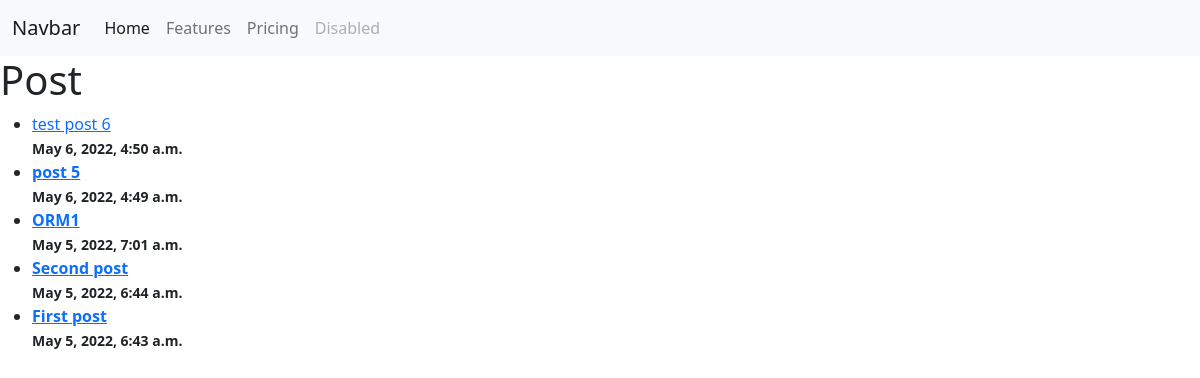
Before: / with the older database file.
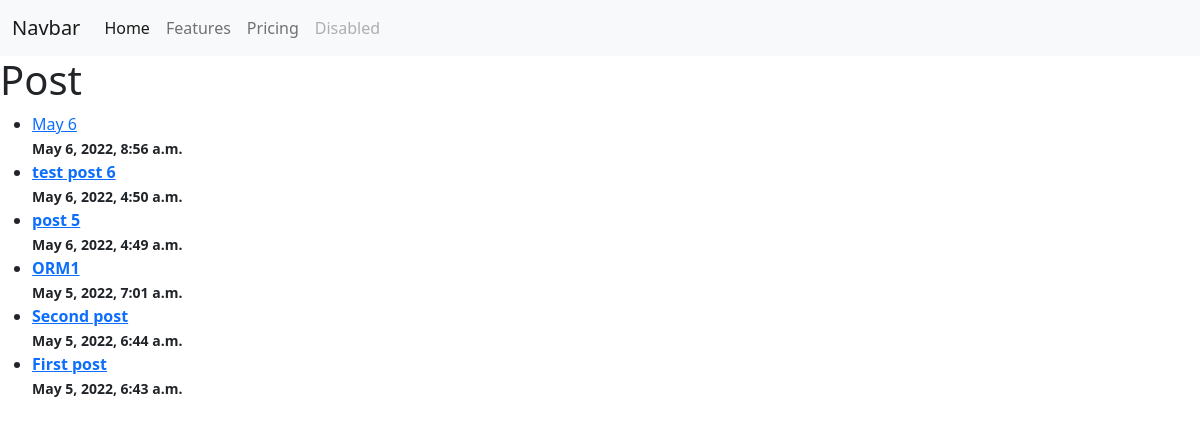
After: the same page with the newer database file.
### blog/models.py (models this page shows, shortened)
class Post(models.Model):
    title = models.CharField(max_length=255)
    content = models.TextField()
    published_date = models.DateTimeField(auto_now_add=True)
    slug = models.SlugField(blank=True, null=True)

### blog/views.py (the view)
# urls.py: path('', home_view, name="home"),
def home_view(request):
    post_list = Post.objects.all().order_by('-published_date')
    context = {
        'post_list': post_list,
    }
    return render(request, 'blog/home.html', context)

### templates/blog/home.html
{% extends  'blog/base.html' %}
{% block content %}
<h1>Post</h1>
<ul>
{% for post in post_list %}
    <li>
        <a href="{% url 'post-detail' post.slug %}"> {{post.title}} </a>
        <br>
        <strong><small>{{post.published_date}}</small><strong>
    </li>
{% endfor %}
</ul>
{% endblock %}

### templates/blog/base.html (shortened to what this page needs)
<!DOCTYPE html>
<html lang="en">
<head>
    <link href="https://cdn.jsdelivr.net/npm/bootstrap@5.1.3/dist/css/bootstrap.min.css" rel="stylesheet">
</head>
<body>
    <nav class="navbar navbar-expand-lg navbar-light bg-light">
        <div class="container-fluid">
          <a class="navbar-brand" href="#">Navbar</a>
          <div class="collapse navbar-collapse" id="navbarNav">
            <ul class="navbar-nav">
              <li class="nav-item">
                <a class="nav-link active" aria-current="page" href="{% url 'home' %}">Home</a>
              </li>
              <li class="nav-item">
                <a class="nav-link" href="#">Features</a>
              </li>
              <li class="nav-item">
                <a class="nav-link" href="#">Pricing</a>
              </li>
              <li class="nav-item">
                <a class="nav-link disabled">Disabled</a>
              </li>
            </ul>
          </div>
        </div>
      </nav>
      {% block content %}
      {% endblock %}
</body>
</html>

Changed rows visible on the page:
added Post: title "May 6", published_date "May 6, 2022, 8:56 a.m."
